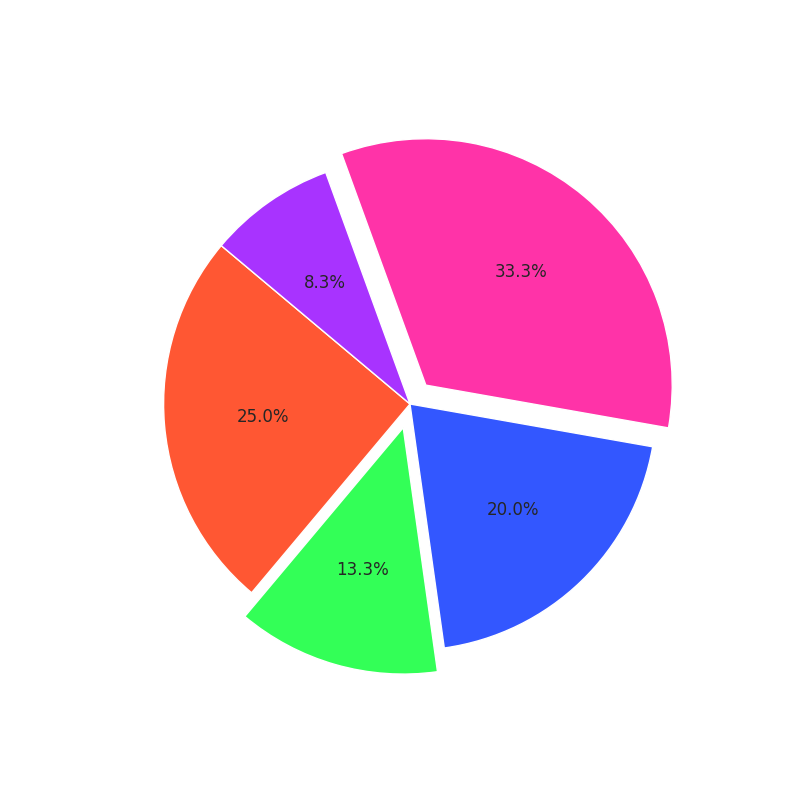

Generate this figure with Python:
import matplotlib.pyplot as plt

# Define data
civilizations = ['Egyptians', 'Mesopotamians', 'Greeks', 'Romans', 'Mayans']
wonders_count = [15, 8, 12, 20, 5]

# Define new colors
new_colors = ['#FF5733', '#33FF57', '#3357FF', '#FF33A8', '#A833FF']

# Explode the slice for better emphasis (e.g., Romans)
explode = (0, 0.1, 0, 0.1, 0)

# Create the pie chart
fig, ax = plt.subplots(figsize=(8, 8))
ax.pie(
    wonders_count,
    colors=new_colors,
    explode=explode,
    autopct='%1.1f%%',
    startangle=140
)

# Display the plot
plt.show()
